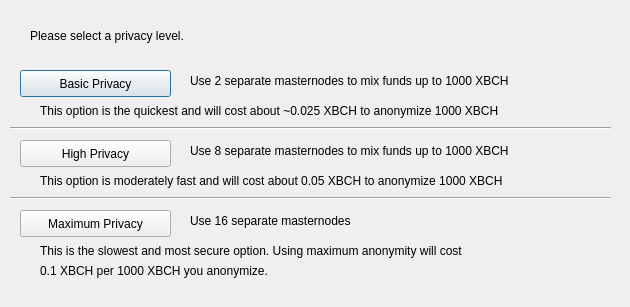
<?xml version="1.0" encoding="UTF-8"?>
<ui version="4.0">
 <class>DarksendConfig</class>
 <widget class="QDialog" name="DarksendConfig">
  <property name="geometry">
   <rect>
    <x>0</x>
    <y>0</y>
    <width>630</width>
    <height>307</height>
   </rect>
  </property>
  <property name="windowTitle">
   <string>Configure PrivateSend</string>
  </property>
  <widget class="QPushButton" name="buttonBasic">
   <property name="geometry">
    <rect>
     <x>20</x>
     <y>70</y>
     <width>151</width>
     <height>27</height>
    </rect>
   </property>
   <property name="text">
    <string>Basic Privacy</string>
   </property>
  </widget>
  <widget class="QPushButton" name="buttonHigh">
   <property name="geometry">
    <rect>
     <x>20</x>
     <y>140</y>
     <width>151</width>
     <height>27</height>
    </rect>
   </property>
   <property name="text">
    <string>High Privacy</string>
   </property>
  </widget>
  <widget class="QPushButton" name="buttonMax">
   <property name="geometry">
    <rect>
     <x>20</x>
     <y>210</y>
     <width>151</width>
     <height>27</height>
    </rect>
   </property>
   <property name="text">
    <string>Maximum Privacy</string>
   </property>
  </widget>
  <widget class="QLabel" name="label">
   <property name="geometry">
    <rect>
     <x>30</x>
     <y>20</y>
     <width>571</width>
     <height>31</height>
    </rect>
   </property>
   <property name="text">
    <string>Please select a privacy level.</string>
   </property>
  </widget>
  <widget class="QLabel" name="label_2">
   <property name="geometry">
    <rect>
     <x>190</x>
     <y>70</y>
     <width>421</width>
     <height>21</height>
    </rect>
   </property>
   <property name="text">
    <string>Use 2 separate masternodes to mix funds up to 1000 XBCH</string>
   </property>
  </widget>
  <widget class="QLabel" name="label_3">
   <property name="geometry">
    <rect>
     <x>190</x>
     <y>140</y>
     <width>411</width>
     <height>21</height>
    </rect>
   </property>
   <property name="text">
    <string>Use 8 separate masternodes to mix funds up to 1000 XBCH</string>
   </property>
  </widget>
  <widget class="QLabel" name="label_4">
   <property name="geometry">
    <rect>
     <x>190</x>
     <y>210</y>
     <width>421</width>
     <height>21</height>
    </rect>
   </property>
   <property name="text">
    <string>Use 16 separate masternodes</string>
   </property>
  </widget>
  <widget class="QLabel" name="label_6">
   <property name="geometry">
    <rect>
     <x>40</x>
     <y>100</y>
     <width>561</width>
     <height>21</height>
    </rect>
   </property>
   <property name="text">
    <string>This option is the quickest and will cost about ~0.025 XBCH to anonymize 1000 XBCH</string>
   </property>
  </widget>
  <widget class="QLabel" name="label_7">
   <property name="geometry">
    <rect>
     <x>40</x>
     <y>170</y>
     <width>561</width>
     <height>21</height>
    </rect>
   </property>
   <property name="text">
    <string>This option is moderately fast and will cost about 0.05 XBCH to anonymize 1000 XBCH</string>
   </property>
  </widget>
  <widget class="QLabel" name="label_8">
   <property name="geometry">
    <rect>
     <x>40</x>
     <y>240</y>
     <width>561</width>
     <height>21</height>
    </rect>
   </property>
   <property name="text">
    <string>This is the slowest and most secure option. Using maximum anonymity will cost</string>
   </property>
  </widget>
  <widget class="QLabel" name="label_9">
   <property name="geometry">
    <rect>
     <x>40</x>
     <y>260</y>
     <width>561</width>
     <height>21</height>
    </rect>
   </property>
   <property name="text">
    <string>0.1 XBCH per 1000 XBCH you anonymize.</string>
   </property>
  </widget>
  <widget class="Line" name="line">
   <property name="geometry">
    <rect>
     <x>10</x>
     <y>120</y>
     <width>601</width>
     <height>16</height>
    </rect>
   </property>
   <property name="orientation">
    <enum>Qt::Horizontal</enum>
   </property>
  </widget>
  <widget class="Line" name="line_2">
   <property name="geometry">
    <rect>
     <x>10</x>
     <y>190</y>
     <width>601</width>
     <height>16</height>
    </rect>
   </property>
   <property name="orientation">
    <enum>Qt::Horizontal</enum>
   </property>
  </widget>
 </widget>
 <resources/>
 <connections/>
</ui>
